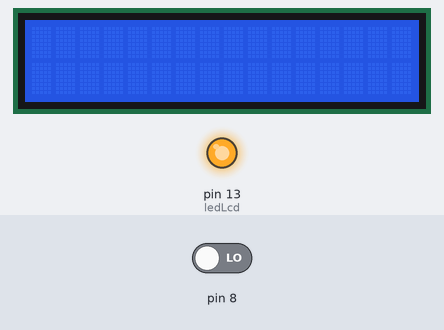
This sketch was run on a simulated Arduino Uno, built with avr-gcc and run on an emulated ATmega328P. Shown: 16×2 character LCD, output pins drawn as LEDs (lit = HIGH). Inputs (shaded band) come from the test bench; at power-on: pin 8 LOW.

Above: at 0.1 s.
At 1.09 s:
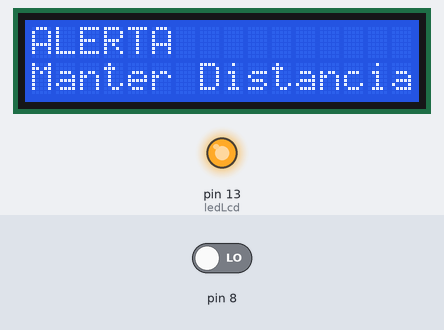

The sketch:

tela_lcd1.ino
```cpp
// C++ code
//
#include <LiquidCrystal.h>

// criar variável do lcd
LiquidCrystal lcd = {2,3,4,9,10,11,12};

//Método para capturar a distância
//retorna número quebrado longo
long distancia(int trigger, int echo){
 // trigger porta de saída
  pinMode(trigger,OUTPUT);
  digitalWrite(trigger,LOW);
  delay(5);//espera 5 milisegundos
  //mandando o sinal
  digitalWrite(trigger,HIGH);
  delay(10);//espere 10 milisegundos
  digitalWrite(trigger,LOW);

 // echo porta de entrada
  pinMode(echo,INPUT);

  return pulseIn(echo,HIGH);
}

int ledLcd = 13;
char z [20] = "Manter Distancia";
char x [12] = "ALERTA";
void setup()
{

 pinMode (ledLcd, OUTPUT);
  pinMode (ledLcd,OUTPUT); //DEFINIR LEDLCD SAIDA
  digitalWrite(ledLcd,HIGH);//Ligar os LEDs do LCD
  lcd.begin(16,2);//informar que po lcd tem 16 colunas e 2 linhas
  lcd.clear();//informar o lcd limpo
}


void loop()
{

  //Transformar o valor recebido em centímetros
  int cm = 0.01723 * distancia (8, 8);

  if (cm<100){//se menor que 1 metro/100cm


  lcd.setCursor(0,0);// iniciar a escrita na linha 0 coluna 0
  lcd.print(x);
  lcd.setCursor(0,1);
  lcd.print(z);
    delay(50);
	lcd.clear();

 ;
  }else{
    lcd.clear();
  };


}
```
